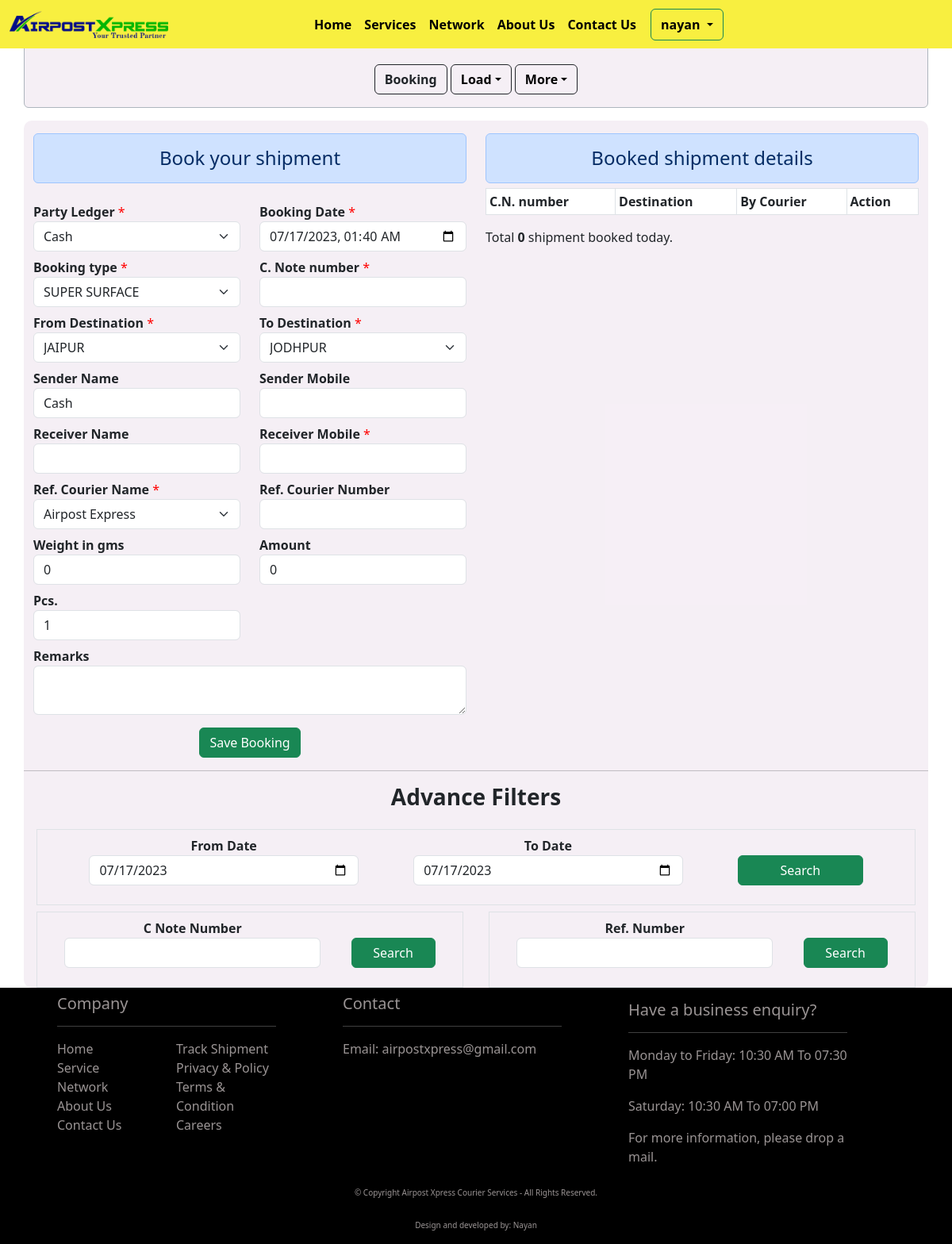
Page /bookings (signed in) on the earlier database version.
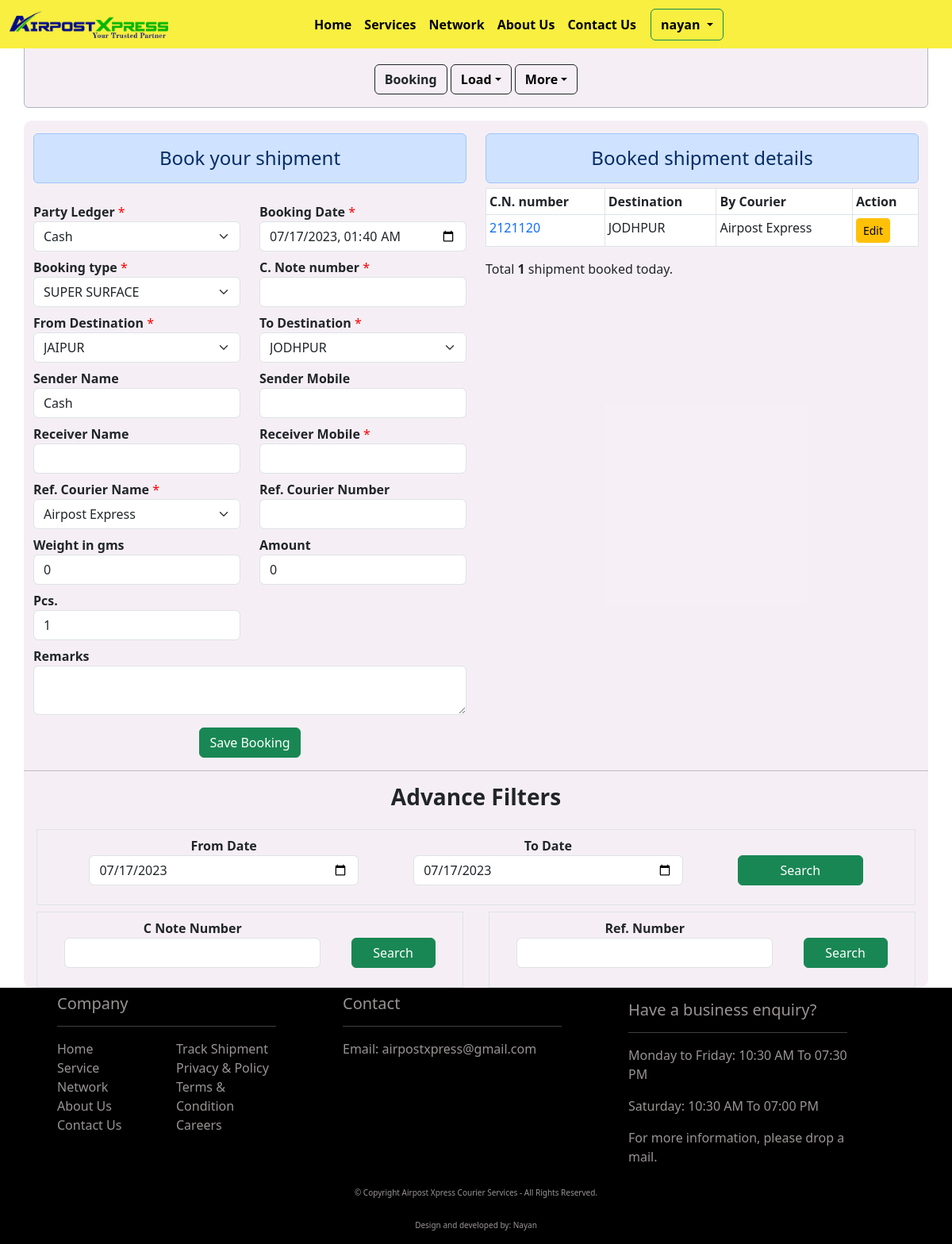
Same page on the later database version.
### api/models.py (models this page shows, shortened)
class Booking(models.Model):
    doc_date = models.DateTimeField(default=datetime.now)
    party_name = models.ForeignKey(PartyAccounts, on_delete=models.CASCADE, null=True, blank=False)
    c_note_number = models.BigIntegerField(unique=True)
    from_destination = models.ForeignKey(Destination, on_delete=models.CASCADE, related_name="from_destination", default=1)
    to_destination = models.ForeignKey(Destination, on_delete=models.CASCADE, related_name="to_destination", default=1)
    booking_type = models.ForeignKey(BookingType, on_delete=models.CASCADE, related_name="booking_types", null=True, default=1)
    sender_name = models.CharField(max_length=256, null=True, blank=True)
    sender_mobile = models.CharField(max_length=15, blank=True, null=True)
    receiver_name = models.CharField(max_length=256, null=True, blank=True)
    receiver_mobile_number = models.CharField(max_length=256, null=True, blank=False)
    ref_courier_name = models.ForeignKey(RefCourier, on_delete=models.CASCADE)
    ref_courier_number = models.CharField(max_length=50, blank=True)
    weight = models.BigIntegerField(blank=True, null=True)
    amount = models.FloatField(blank=True, null=True)
    remarks = models.TextField(max_length=550, blank=True, null=True)
    sender_address = models.TextField(max_length=500, blank=True, null=True, default="")
    receiver_address = models.TextField(max_length=500, blank=True, null=True, default="")
    pcs = models.FloatField(default=1, blank=True, null=True)
    charged_weight = models.BigIntegerField(default=0, blank=True, null=True)
    declared_value = models.FloatField(default=0, blank=True, null=True)
    freight_charge = models.FloatField(default=0, blank=True, null=True)
    pod_charge = models.FloatField(default=0, blank=True, null=True)
    spl_del_charge = models.FloatField(default=0, blank=True, null=True)
    insurance_amt = models.FloatField(default=0, blank=True, null=True)
    insurance_per = models.FloatField(default=0, blank=True, null=True)
    gst_rate = models.ForeignKey(GstModel, on_delete=models.PROTECT, null=True, blank=True)
    gst_amount = models.IntegerField(null=True, blank=True)
    gst_number = models.CharField(max_length=20, null=True, blank=True)
    c_i_gst = models.BooleanField(null=True, blank=True, default=False) # False is c gst
    payment_mode = models.CharField(null=True, blank=True, max_length=15)
    e_way_bill_number = models.CharField(null=True, blank=True, max_length=30)
    state = models.ForeignKey(State, null=True, blank=True, on_delete=models.PROTECT)
    pincode = models.BigIntegerField(null=True, blank=True)
    booking_mode = models.CharField(null=True, blank=True, max_length=256)
    mode_amount = models.FloatField(null=True, blank=True, default=0)
    user = models.ForeignKey(User, on_delete=models.CASCADE, null=True, blank=False)
    created_at = models.DateTimeField(auto_now_add=True, null=True)
    updated_at = models.DateTimeField(auto_now=True, null=True)
    class Meta:
        verbose_name_plural = "Booking"

class Destination(models.Model):
    name = models.CharField(max_length=256)
    class Meta:
        verbose_name_plural = "Destination"
    def __str__(self):
        return self.name

class RefCourier(models.Model):
    name = models.CharField(max_length=500)
    link = models.CharField(max_length=1000)
    type = models.CharField(max_length=50, choices=REF_COURIER_TYPE, default="External")
    if_multiple = models.BooleanField(default=True, null=True)
    selenium = models.BooleanField(default=True, null=True)
    multi_name = models.CharField(max_length=350, null=True, blank=True)
    multi_link = models.CharField(max_length=350, null=True, blank=True)
    final_link = models.CharField(max_length=350, null=True, blank=True)
    class Meta:
        verbose_name_plural = "Ref. couriers"
    def __str__(self):
        return self.name

### api/views.py (the view)
# urls.py: path(r"bookings", bookings, name="bookings"),
@login_required(login_url="login_auth")
def bookings(request):
    destinations = Destination.objects.all()
    ref_courier_name = RefCourier.objects.all()
    booking_type = BookingType.objects.all()
    parties = PartyAccounts.objects.filter(user=request.user)
    today_date = datetime.date.today()
    today_bookings = Booking.objects.filter(created_at__startswith=today_date, user=request.user).order_by("-created_at")
    from_destination = UserAdditionalDetails.objects.get(user=request.user)
    context = {"destinations": destinations,
               "ref_courier_name": ref_courier_name,
               "parties": parties, "today_bookings": today_bookings,
               "booking_type": booking_type,
               "total_bookings": len(today_bookings),
               "from_destination": from_destination}
    return render(request, "bookings.html", context=context)

### api/templates/bookings.html (shortened to what the changed rows need)
{% extends 'base.html' %}{% load static %}{% block title %}Booking{% endblock title %}{% block content %}
<div class="container back_color">
    <div class="row">
        <div class="col-md-6 mt-3">
            <div class="table-responsive">
                <table class="table table-hover table-bordered table-sm booked_data">
                    <thead>
                        <tr>
                            <th scope="col">C.N. number</th>
                            <th scope="col">Destination</th>
                            <th scope="col">By Courier</th>
                            <th scope="col">Action</th>
                        </tr>
                    </thead>
                    <tbody id="tbody">
                        {% for booking in today_bookings %}
                        <tr>
                            <td><a class="text-decoration-none" href="{% url 'tracking_page' booking.c_note_number %}" target="_blank">{{ booking.c_note_number }}</a></td>
                            <td>{{ booking.to_destination }}</td>
                            <td>{{ booking.ref_courier_name }}</td>
                            <td>
                                <input type="button" class="btn btn-warning btn-sm edit-btn" id="edit_booking" value="Edit" data-sid="{{ booking.id }}">
                            </td>
                        </tr>
                        {% endfor %}
                    </tbody>
                </table>
            </div>
            <div class="text-start">
                <p>Total <b>{{ total_bookings }}</b> shipment booked today.</p>
            </div>
        </div>
    </div>
</div>
{% endblock content %}

Differences in the rows shown:
added Booking: c_note_number "2121120", to_destination "JODHPUR", ref_courier_name "Airpost Express"
Other differences:
{{ total_bookings }}: "0" → "1"
